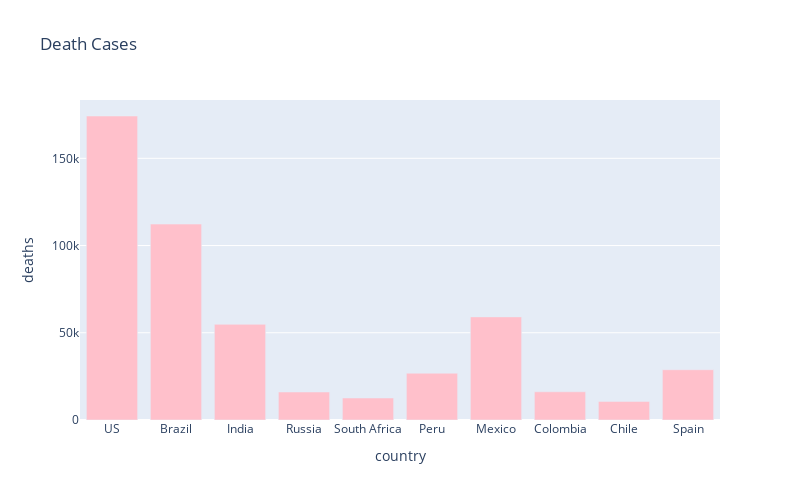

The cell this chart's notebook holds for it:
### Code cell
px.bar(
    sorted_country_df.head(10),
    x = "country",
    y = "deaths",
    title= "Death Cases", # the axis names
    color_discrete_sequence=["pink"], 
    height=500,
    width=800
)

### Figure 1 — Plotly figure (JSON) as saved in the notebook; plotly's stock layout.template omitted (floating-point values rounded to 4 significant figures)
{"data": [{"alignmentgroup": "True", "hovertemplate": "country=%{x}<br>deaths=%{y}<extra></extra>", "legendgroup": "", "marker": {"color": "pink"}, "name": "", "offsetgroup": "", "orientation": "v", "showlegend": false, "textposition": "auto", "type": "bar", "x": ["US", "Brazil", "India", "Russia", "South Africa", "Peru", "Mexico", "Colombia", "Chile", "Spain"], "xaxis": "x", "y": [174255, 112304, 54849, 16058, 12618, 26834, 59106, 16183, 10671, 28813], "yaxis": "y"}], "layout": {"barmode": "relative", "height": 500, "legend": {"tracegroupgap": 0}, "title": {"text": "Death Cases"}, "width": 800, "xaxis": {"anchor": "y", "domain": [0, 1], "title": {"text": "country"}}, "yaxis": {"anchor": "x", "domain": [0, 1], "title": {"text": "deaths"}}}}
